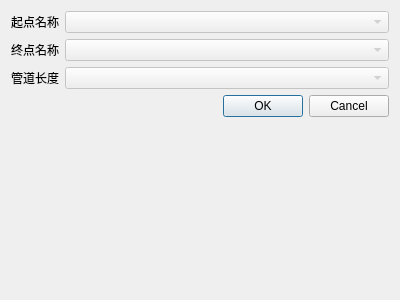
<?xml version="1.0" encoding="UTF-8"?>
<ui version="4.0">
 <class>Dialog</class>
 <widget class="QDialog" name="Dialog">
  <property name="geometry">
   <rect>
    <x>0</x>
    <y>0</y>
    <width>400</width>
    <height>300</height>
   </rect>
  </property>
  <property name="windowTitle">
   <string>管道字段</string>
  </property>
  <layout class="QFormLayout" name="formLayout">
   <item row="0" column="0">
    <widget class="QLabel" name="label_7">
     <property name="text">
      <string>起点名称</string>
     </property>
    </widget>
   </item>
   <item row="0" column="1">
    <widget class="QComboBox" name="comboBox">
     <property name="enabled">
      <bool>false</bool>
     </property>
    </widget>
   </item>
   <item row="1" column="0">
    <widget class="QLabel" name="label_8">
     <property name="text">
      <string>终点名称</string>
     </property>
    </widget>
   </item>
   <item row="1" column="1">
    <widget class="QComboBox" name="comboBox2">
     <property name="enabled">
      <bool>false</bool>
     </property>
    </widget>
   </item>
   <item row="2" column="0">
    <widget class="QLabel" name="label_9">
     <property name="text">
      <string>管道长度</string>
     </property>
    </widget>
   </item>
   <item row="2" column="1">
    <widget class="QComboBox" name="comboBox3">
     <property name="enabled">
      <bool>false</bool>
     </property>
    </widget>
   </item>
   <item row="3" column="1">
    <widget class="QDialogButtonBox" name="buttonBox">
     <property name="orientation">
      <enum>Qt::Horizontal</enum>
     </property>
     <property name="standardButtons">
      <set>QDialogButtonBox::Cancel|QDialogButtonBox::Ok</set>
     </property>
    </widget>
   </item>
  </layout>
 </widget>
 <resources/>
 <connections>
  <connection>
   <sender>buttonBox</sender>
   <signal>accepted()</signal>
   <receiver>Dialog</receiver>
   <slot>accept()</slot>
   <hints>
    <hint type="sourcelabel">
     <x>248</x>
     <y>254</y>
    </hint>
    <hint type="destinationlabel">
     <x>157</x>
     <y>274</y>
    </hint>
   </hints>
  </connection>
  <connection>
   <sender>buttonBox</sender>
   <signal>rejected()</signal>
   <receiver>Dialog</receiver>
   <slot>reject()</slot>
   <hints>
    <hint type="sourcelabel">
     <x>316</x>
     <y>260</y>
    </hint>
    <hint type="destinationlabel">
     <x>286</x>
     <y>274</y>
    </hint>
   </hints>
  </connection>
 </connections>
</ui>
